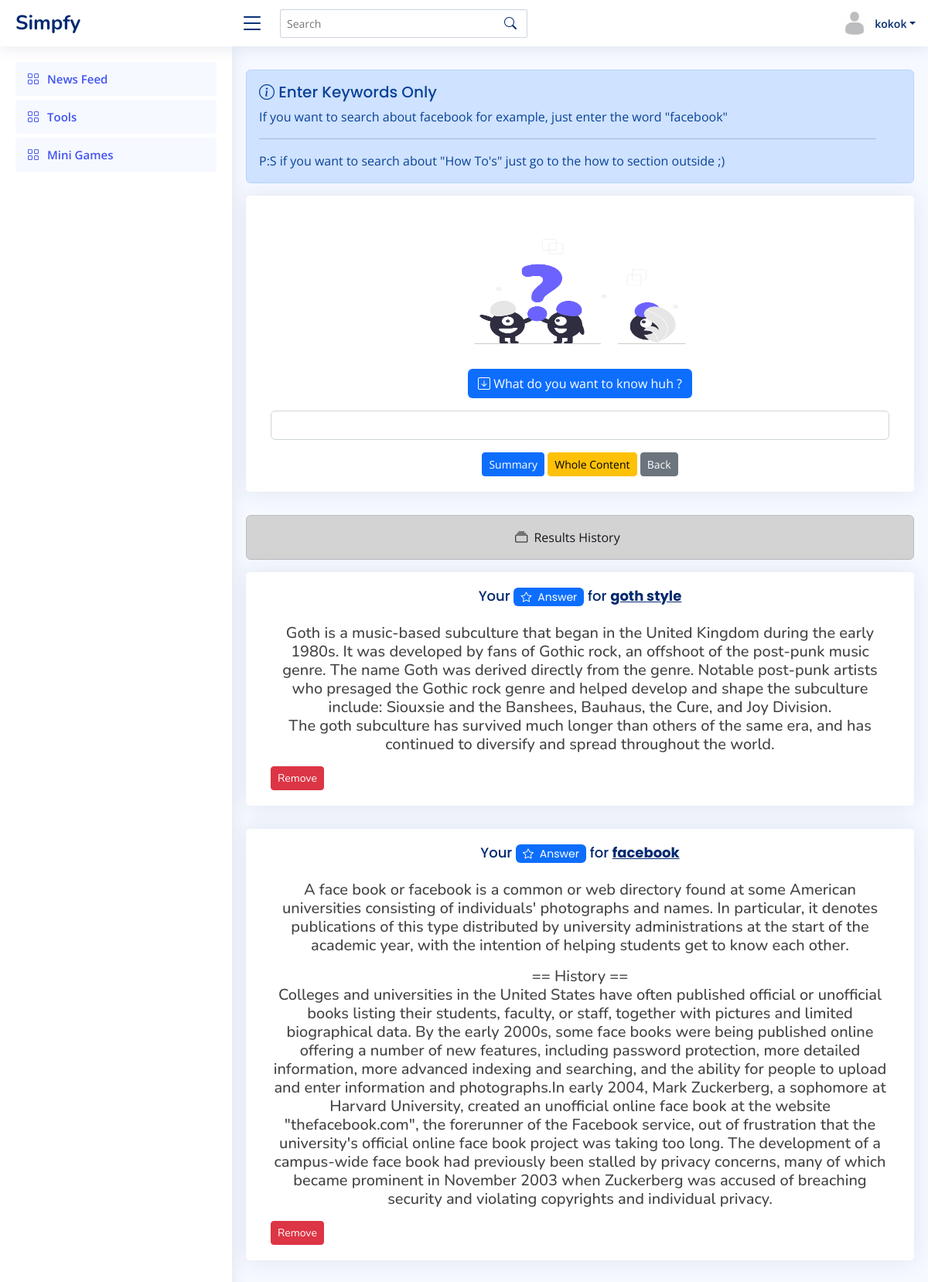
Page /wiki (signed in) on the committed database.
### prof/models.py (models this page shows, shortened)
class Profile(models.Model):
    user = models.OneToOneField(User, on_delete=models.CASCADE)
    id_user = models.IntegerField()
    image = models.ImageField(upload_to='profile_images', default='blank.png')
    fname = models.CharField(max_length=300, null=True, blank=True)
    bio = models.CharField(max_length=300, null=True, blank=True)
    location = models.CharField(max_length=300, null=True, blank=True)
    saved = models.ManyToManyField("feed.Feed", related_name="Profile", blank=True)

### tools/models.py (models this page shows)
class Wiki(models.Model):
    user = models.ForeignKey(Profile, on_delete=models.CASCADE, null=True)
    quest = models.CharField(max_length=1000, null=True, blank=True)
    outputtext = models.TextField(max_length=10000, null=True, blank=True)

### tools/views.py (the view, shortened to what this page needs)
# urls.py: path('wiki', views.wiki, name="wiki"),
def wiki(request):
    user_object = User.objects.get(username=request.user.username)
    user_profile = Profile.objects.get(user=user_object)
    all_user = Profile.objects.all()
    user_request = User.objects.get(username=request.user.username)
    user_req = Profile.objects.get(user=user_request)
    answer = Wiki.objects.all().filter(user=user_profile)
    context = {
        'user_profile':user_profile,
        'all_user' : all_user,
        'user_req' : user_req,
        'answer' : answer
    }
    return render(request, 'tools/tools_wiki.html', context)

### templates/tools/tools_wiki.html (shortened to what this page needs)
{% load static %}
{% include "../header.html" %}
<main id="main" class="main">
    <section class="section">
        <div class="row align-items-top">
          <div class="alert alert-primary alert-dismissible fade show" role="alert">
            <h4 class="alert-heading"><i class="bi bi-info-circle"></i> Enter Keywords Only</h4>
            <p>If you want to search about facebook for example, just enter the word "facebook"</p>
            <hr>
            <p class="mb-0">P:S if you want to search about "How To's" just go to the how to section outside ;)</p>
          </div>
            <div class="card">
              <div class="card-body"><br>
                <form action="" method="POST" enctype="multipart/form-data" class="row g-3">
                  <div class="col-12">
                    <center><label class="form-label"><img src="{% static 'tools/img/ask1.png' %}" width=400 height=200><br>
                      <h3 class="btn bg-primary" style="color:white;"><i class="bi bi-arrow-down-square"></i> What do you want to know huh ?</h3>
                     </label></center>
                    <input type="text" name="ask" class="form-control" id="inputNanme4">
                  </div>
                  <div class="text-center">
                    <button type="submit" class="btn btn-primary btn-sm">Summary</button>
                    <a href="#" class="btn btn-warning btn-sm">Whole Content</a>
                    <a href="/tools-index" class="btn btn-secondary btn-sm">Back</a>
                  </div>
                </form>
              </div>
            </div>
        </div>
        <div class="row">
          <div class="alert alert-dark alert-dismissible fade show" role="alert">
            <center><i class="bi bi-collection me-1"></i>
            Results History</center>
          </div>
          {% for ans in answer reversed%}
          <div class="card text-center">
            <div>
              <h5 class="card-title">Your <span class="badge bg-primary" style="color:white;"><i class="bi bi-star me-1"></i> Answer</span> for <u><b>{{ans.quest}}</b></u></h5>
            </div>
            <div class="card-body">
              <h5>{{ans.outputtext|linebreaks}}<h5>
              <a style="float:left;" href="/wikidel/{{ans.id}}" class="btn btn-danger btn-sm">Remove</a>
            </div>
          </div>
          {% endfor %}
        </div>
    </section>
</main>
{% include '../footer.html' %}

### templates/header.html (shortened to what this page needs)
{% load static %}
<!DOCTYPE html>
<html lang="en">
<head>
  <link href="{% static 'feed/vendor/bootstrap/css/bootstrap.min.css' %}" rel="stylesheet">
  <link href="{% static 'feed/vendor/bootstrap-icons/bootstrap-icons.css' %}" rel="stylesheet">
  <link href="{% static 'feed/vendor/boxicons/css/boxicons.min.css' %}" rel="stylesheet">
  <link href="{% static 'feed/vendor/quill/quill.snow.css' %}" rel="stylesheet">
  <link href="{% static 'feed/vendor/quill/quill.bubble.css' %}" rel="stylesheet">
  <link href="{% static 'feed/vendor/remixicon/remixicon.css' %}" rel="stylesheet">
  <link href="{% static 'feed/vendor/simple-datatables/style.css' %}" rel="stylesheet">
  <link href="{% static 'feed/css/style.css' %}" rel="stylesheet">
  <link href="{% static 'feed/css/custom.css' %}" rel="stylesheet">
</head>
<body>
  <header id="header" class="header fixed-top d-flex align-items-center">
    <div class="d-flex align-items-center justify-content-between">
      <a href="/" class="logo d-flex align-items-center">
        <span class="d-none d-lg-block">Simpfy</span>
      </a>
      <i class="bi bi-list toggle-sidebar-btn"></i>
    </div>
    <div class="search-bar">
      <form class="search-form d-flex align-items-center" method="POST" action="">
        <input type="text" name="query" placeholder="Search" title="Enter search keyword">
        <button type="submit" title="Search"><i class="bi bi-search"></i></button>
      </form>
    </div>
    <nav class="header-nav ms-auto">
      <ul class="d-flex align-items-center">
        <li class="nav-item dropdown pe-3">
          <a class="nav-link nav-profile d-flex align-items-center pe-0" href="#" data-bs-toggle="dropdown">
            <img src="{{ user_req.image.url }}" alt="Profile" class="rounded-circle">
            <span class="d-none d-md-block dropdown-toggle ps-2">{{ user_req.user.username }}</span>
          </a>
        </li>
      </ul>
    </nav>
  </header>
  <aside id="sidebar" class="sidebar">
    <ul class="sidebar-nav" id="sidebar-nav">
      <li class="nav-item">
        <a class="nav-link " href="/">
          <i class="bi bi-grid"></i>
          <span>News Feed</span>
        </a>
      </li>
      <li class="nav-item">
        <a class="nav-link " href="/tools-index">
          <i class="bi bi-grid"></i>
          <span>Tools</span>
        </a>
      </li>
      <li class="nav-item">
        <a class="nav-link " href="/mini-index">
          <i class="bi bi-grid"></i>
          <span>Mini Games</span>
        </a>
      </li>
    </ul>
  </aside>

### static/feed/css/style.css (style rules this page uses)
:root { scroll-behavior: smooth; }
body { font-family: "Open Sans", sans-serif; background: #f6f9ff; color: #444444; }
a { color: #4154f1; text-decoration: none; }
h1, h2, h3, h4, h5, h6 { font-family: "Nunito", sans-serif; }
#main { margin-top: 60px; padding: 20px 30px; transition: all 0.3s; }
.card { margin-bottom: 30px; border: none; border-radius: 5px; box-shadow: 0px 0 30px rgba(1, 41, 112, 0.1); }
.card-title { padding: 20px 0 15px 0; font-size: 18px; font-weight: 500; color: #012970; font-family: "Poppins", sans-serif; }
.card-title span { color: #899bbd; font-size: 14px; font-weight: 400; }
.card-body { padding: 0 20px 20px 20px; }
.alert-heading { font-weight: 500; font-family: "Poppins", sans-serif; font-size: 20px; }
.logo { line-height: 1; }
@media (min-width: 1200px) { .logo { width: 280px; } }
.logo span { font-size: 26px; font-weight: 700; color: #012970; font-family: "Nunito", sans-serif; }
.header { transition: all 0.5s; z-index: 997; height: 60px; box-shadow: 0px 2px 20px rgba(1, 41, 112, 0.1); background-color: #fff; padding-left: 20px; }
.header .toggle-sidebar-btn { font-size: 32px; padding-left: 10px; cursor: pointer; color: #012970; }
.header .search-bar { min-width: 360px; padding: 0 20px; }
.header .search-form { width: 100%; }
.header .search-form input { border: 0; font-size: 14px; color: #012970; border: 1px solid rgba(1, 41, 112, 0.2); padding: 7px 38px 7px 8px; border-radius: 3px; transition: 0.3s; width: 100%; }
.header .search-form button { border: 0; padding: 0; margin-left: -30px; background: none; }
.header .search-form button i { color: #012970; }
.header-nav ul { list-style: none; }
.header-nav>ul { margin: 0; padding: 0; }
.header-nav .nav-profile { color: #012970; }
.header-nav .nav-profile img { max-height: 36px; }
.header-nav .nav-profile span { font-size: 14px; font-weight: 600; }
.sidebar { position: fixed; top: 60px; left: 0; bottom: 0; width: 300px; z-index: 996; transition: all 0.3s; padding: 20px; overflow-y: auto; scrollbar-width: thin; scrollbar-color: #aab7cf transparent; box-shadow: 0px 0px 20px rgba(1, 41, 112, 0.1); background-color: #fff; }
@media (min-width: 1200px) { #main, #footer { margin-left: 300px; } }
.sidebar-nav { padding: 0; margin: 0; list-style: none; }
.sidebar-nav li { padding: 0; margin: 0; list-style: none; }
.sidebar-nav .nav-item { margin-bottom: 5px; }
.sidebar-nav .nav-link { display: flex; align-items: center; font-size: 15px; font-weight: 600; color: #4154f1; transition: 0.3; background: #f6f9ff; padding: 10px 15px; border-radius: 4px; }
.sidebar-nav .nav-link i { font-size: 16px; margin-right: 10px; color: #4154f1; }

### rows in the picture
Profile: image (placeholder picture), user.username "kokok"
Wiki: quest "goth style", outputtext "Goth is a music-based subculture that began in the United Kingdom during the early 1980s. It was developed by fans of Gothic rock, an offshoot of the post-punk music genre. The name Goth was derived directly from the genre. Notable post-punk artists who presaged the Gothic rock genre and helped develop and shape the subculture include: Siouxsie and the Banshees, Bauhaus, the Cure, and Joy Division. The goth subculture has survived much longer than others of the same era, and has continued to diversify and spread throughout the world."
Wiki: quest "facebook", outputtext "A face book or facebook is a common or web directory found at some American universities consisting of individuals' photographs and names. In particular, it denotes publications of this type distributed by university administrations at the start of the academic year, with the intention of helping students get to know each other. == History == Colleges and universities in the United States have often published official or unofficial books listing their students, faculty, or staff, together with pictures and limited biographical data. By the early 2000s, some face books were being published online offering a number of new features, including password protection, more detailed information,…"
